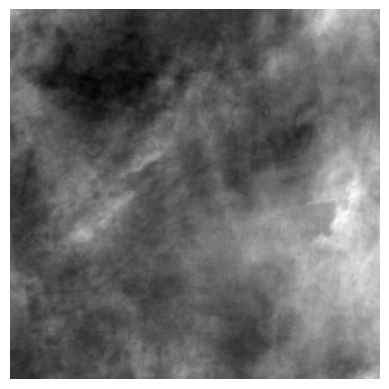
#> input picture data/cirrus/cirrus4.png, 389 x 389 px; its folder holds 4 pictures in this run
$ python synthetic.py
#> lines starting #> are read from the running program, lines starting #| are printed output that depends on the picture; pictures that were not available may be replaced by others from this repository, and a replacement may not be noted
import random
import os
import matplotlib.pyplot as plt
import numpy as np
from tqdm import tqdm
from glob import glob
from PIL import Image

class HazyGenerator:
    def __init__(self, mode, size, dir_path='/kaggle/working/', is_test=False):
        self.mode = mode
        self.size = size
        self.dir_path = dir_path
        self.is_test = is_test

    def normalize(self, image):
        return image / 255.

    def augmentation(self, img):
        if random.random() > 0.5:
            k = random.randint(1, 3)
            img = np.rot90(img, k=k)

        if random.random() > 0.5:
            img = np.flipud(img)

        if random.random() > 0.5:
            img = np.fliplr(img)
        return img

    def transmission_estimation(self, haze):
        haze = self.augmentation(haze)
        w = 0.95
        t = 1.0 - w * haze
        return t

    def load(self, image_path, is_color=True):
        image = Image.open(image_path)

        if is_color:
            image = image.convert('RGB')

        image = np.asarray(image, dtype=np.float32)

        if (image.shape[0] != self.size) or (image.shape[1] != self.size) and (image.shape[0] == image.shape[1]):
            # Get min dimension
            max_dim = max(image.shape[0], image.shape[1])

            max_h_dim = image.shape[0]-self.size
            max_w_dim = image.shape[1]-self.size

            min_h_dim = random.randint(0, max_h_dim)
            min_w_dim = random.randint(0, max_w_dim)

            image = image[min_h_dim:min_h_dim+self.size, min_w_dim:min_w_dim+self.size]

        if len(image.shape) == 2 and is_color:
            image = np.stack((image,)*3, axis=-1)

        # Normalization
        image = self.normalize(image) if is_color else (image / image.max()) # ((image - image.min()) / (image.max() - image.min()))

        # downsample for speedup
        return image, image_path.split("/")[-1].split(".")[0]

    def atmospheric_light_estimation(self, H_j):
        h, w = H_j.shape[:2]
        l = h * w

        # DCP
        DH_j = np.min(H_j, axis=-1)

        # BCP
        BH_j = np.max(H_j, axis=-1)

        # BDCP (Jackson et al., 2017)
        _H_j = (DH_j + BH_j) / 2
        _H_j = _H_j.flatten()

        # slice top 0.01% pixels
        numpx = l // 10000
        indices = np.argsort(_H_j)[-numpx:]
        sliced_H_j = _H_j[indices]
        return sliced_H_j

    def hazy_generator(self, clear, A, transmission):
        I = []

        # Channels
        for b in range(3):
            A_j = A[b+1]

            # Haze Simulation: Atmospheric Scattering Model
            I_j = clear[..., b] * transmission + A_j * (1 - transmission)

            # Append channels
            I.append(I_j)

        # Concat as 3 channels
        I = np.stack(I, axis=-1)
        J = clear

        # Clip
        I = np.clip(I, 0, 1)
        J = np.clip(J, 0, 1)

        # Normalized [0, 255]
        I = (I * 255).astype(np.uint8)
        J = (J * 255).astype(np.uint8)

        return I, J

    def save_image(self, image, dir_path, modul, image_name):
        if not os.path.exists(os.path.join(dir_path, modul)):
            os.mkdir(os.path.join(dir_path, modul))

        image_name = f'{image_name}.png'
        file_name = os.path.join(dir_path, modul, image_name)
        plt.imsave(file_name, image)

    def __call__(self, cirrus_dir, clear_dir):
        for index, i in tqdm(enumerate(clear_dir)):
            # Pick random cirrus
            cirrus = cirrus_dir[random.randint(0, len(cirrus_dir)-1)]

            # Load Cirrus Image and Clear Image
            cirrus, _ = self.load(cirrus, is_color=False)
#> in load, image is the input picture: PIL image 389x389 RGBA; mean R, G, B, A 114.6, 114.6, 114.6, 255
#> in load, `image = image[min_h_dim:min_h_dim+self.size, min_w_dim:min_w_dim+self...`:
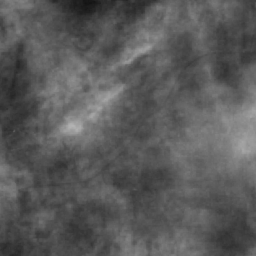
#> image: shape (256, 256, 4) float32; mean R, G, B, A 90, 90, 90, 255
            clear, clear_name = self.load(i, is_color=True)
#> call 2 of load, with image_path = '_only/cirrus1.png', is_color = True
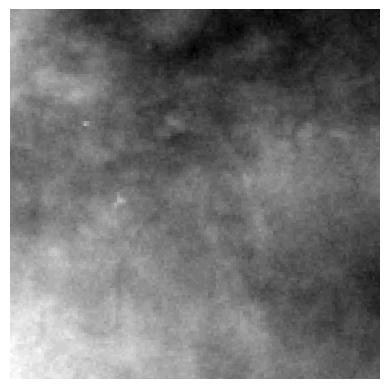
#> input picture data/cirrus/cirrus1.png, 389 x 389 px, given as the content of the folder /kaggle/working/cirrus/landsat, which was not available
#> in load, image is the input picture: PIL image 389x389 RGBA; mean R, G, B, A 122.6, 122.6, 122.6, 255
#> in load (call 2), `image = image[min_h_dim:min_h_dim+self.size, min_w_dim:min_w_dim+self...`:
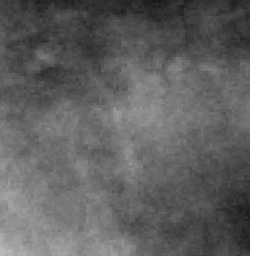
#> image: shape (256, 256, 3) float32; min 23, max 255, mean 99.7
#> clear_name = 'cirrus1'

            # Transmission & Gamma Estimation
            t = self.transmission_estimation(
                haze=cirrus
            )
#> in augmentation, `img = np.flipud(img)`:
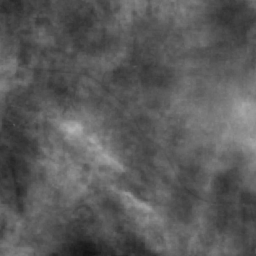
#> img: shape (256, 256, 4) float32; mean of channels 0, 1, 2, 3 0.353, 0.353, 0.353, 1; drawn as R, G, B
#> in augmentation, `img = np.fliplr(img)`:
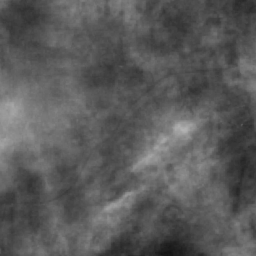
#> img: shape (256, 256, 4) float32; mean of channels 0, 1, 2, 3 0.353, 0.353, 0.353, 1; drawn as R, G, B

            # Atmospheric Light Estimation From Clear
            A = self.atmospheric_light_estimation(clear)
#> in atmospheric_light_estimation, `indices = np.argsort(_H_j)[-numpx:]`: indices = [250, 251, 252, 253, 254, 255]
#> in atmospheric_light_estimation, `sliced_H_j = _H_j[indices]`: sliced_H_j = [1, 1, 1, 1, 1, 1]
#> A = [1, 1, 1, 1, 1, 1]

            # Generate hazy image
            I, J = self.hazy_generator(
                clear,
                A,
                transmission=t
            )
#> the loop in hazy_generator, `for b in range(3):` made 1 pass
#> A_j on pass 1: 1
#> after the loop in hazy_generator, `for b in range(3):`: I = []

            # Save clear image
            """self.save_image(
                image=J,
                dir_path=self.dir_path,
                modul='clear',
                image_name=clear_name
            )"""
            self.save_image(
                image=I,
                dir_path=self.dir_path,
                modul='hazy',
                image_name=clear_name
            )


if __name__ == "__main__":
    default_dir = os.path.join('/kaggle/working', 'cirrus')
    if not os.path.exists(default_dir):
        os.mkdir(default_dir)

    haze_translation = HazyGenerator(
        mode=1,
        size=256,
        dir_path=default_dir
    )

#> (the run stopped early here; a loop or call above may not have finished)
